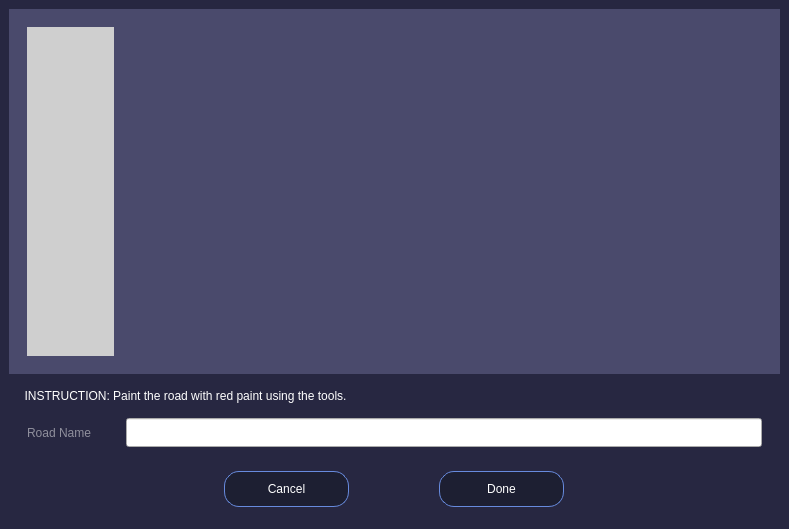
<?xml version="1.0" encoding="UTF-8"?>
<ui version="4.0">
 <class>MainWindow</class>
 <widget class="QMainWindow" name="MainWindow">
  <property name="geometry">
   <rect>
    <x>0</x>
    <y>0</y>
    <width>789</width>
    <height>529</height>
   </rect>
  </property>
  <property name="maximumSize">
   <size>
    <width>789</width>
    <height>529</height>
   </size>
  </property>
  <property name="windowTitle">
   <string>MainWindow</string>
  </property>
  <property name="styleSheet">
   <string notr="true">@import url('https://fonts.googleapis.com/css2?family=Roboto:wght@300&amp;display=swap');</string>
  </property>
  <widget class="QWidget" name="mainContainer">
   <property name="styleSheet">
    <string notr="true">#mainContainer{
background-color:#272741;
}
#imageContainer{
background-color:#4A4A6C;
}</string>
   </property>
   <layout class="QVBoxLayout" name="verticalLayout">
    <item>
     <widget class="QWidget" name="imageContainer" native="true">
      <property name="styleSheet">
       <string notr="true">#toolsContainer{
background-color:#CFCFCF;
}</string>
      </property>
      <layout class="QVBoxLayout" name="verticalLayout_2">
       <item>
        <widget class="QWidget" name="widget_2" native="true">
         <layout class="QHBoxLayout" name="horizontalLayout">
          <item>
           <widget class="QWidget" name="toolsContainer" native="true">
            <property name="minimumSize">
             <size>
              <width>87</width>
              <height>0</height>
             </size>
            </property>
            <property name="maximumSize">
             <size>
              <width>87</width>
              <height>16777215</height>
             </size>
            </property>
           </widget>
          </item>
          <item>
           <widget class="QWidget" name="image" native="true">
            <layout class="QVBoxLayout" name="verticalLayout_3">
             <item>
              <widget class="QLabel" name="label">
               <property name="maximumSize">
                <size>
                 <width>621</width>
                 <height>345</height>
                </size>
               </property>
               <property name="text">
                <string/>
               </property>
               <property name="pixmap">
                <pixmap>images/road.jpg</pixmap>
               </property>
               <property name="scaledContents">
                <bool>true</bool>
               </property>
              </widget>
             </item>
            </layout>
           </widget>
          </item>
         </layout>
        </widget>
       </item>
      </layout>
     </widget>
    </item>
    <item>
     <widget class="QWidget" name="bottomArea" native="true">
      <property name="maximumSize">
       <size>
        <width>16777215</width>
        <height>140</height>
       </size>
      </property>
      <property name="styleSheet">
       <string notr="true">
#labelInstruction{
color:white;
}</string>
      </property>
      <layout class="QVBoxLayout" name="verticalLayout_4">
       <item>
        <widget class="QLabel" name="labelInstruction">
         <property name="text">
          <string>  INSTRUCTION: Paint the road with red paint using the tools. </string>
         </property>
        </widget>
       </item>
       <item>
        <widget class="QWidget" name="roadName" native="true">
         <property name="styleSheet">
          <string notr="true">#labelRoad{
color:#8F8F9C;
font-size:12px;

}</string>
         </property>
         <layout class="QHBoxLayout" name="horizontalLayout_2">
          <item>
           <widget class="QLabel" name="labelRoad">
            <property name="text">
             <string>Road Name</string>
            </property>
           </widget>
          </item>
          <item>
           <widget class="QLineEdit" name="roadTextBox">
            <property name="minimumSize">
             <size>
              <width>0</width>
              <height>29</height>
             </size>
            </property>
            <property name="maximumSize">
             <size>
              <width>636</width>
              <height>16777215</height>
             </size>
            </property>
           </widget>
          </item>
         </layout>
        </widget>
       </item>
       <item alignment="Qt::AlignHCenter">
        <widget class="QWidget" name="buttonsContainer" native="true">
         <property name="styleSheet">
          <string notr="true">QPushButton{
background: #1D1F32;
border: 1px solid #678ADD;
border-radius: 15px;
color:white;
}</string>
         </property>
         <layout class="QHBoxLayout" name="horizontalLayout_3">
          <property name="spacing">
           <number>90</number>
          </property>
          <item>
           <widget class="QPushButton" name="btnCancel">
            <property name="minimumSize">
             <size>
              <width>125</width>
              <height>36</height>
             </size>
            </property>
            <property name="cursor">
             <cursorShape>PointingHandCursor</cursorShape>
            </property>
            <property name="text">
             <string>Cancel</string>
            </property>
           </widget>
          </item>
          <item>
           <widget class="QPushButton" name="btnDone">
            <property name="minimumSize">
             <size>
              <width>125</width>
              <height>36</height>
             </size>
            </property>
            <property name="cursor">
             <cursorShape>PointingHandCursor</cursorShape>
            </property>
            <property name="text">
             <string>Done</string>
            </property>
           </widget>
          </item>
         </layout>
        </widget>
       </item>
      </layout>
     </widget>
    </item>
   </layout>
  </widget>
 </widget>
 <resources/>
 <connections/>
</ui>
